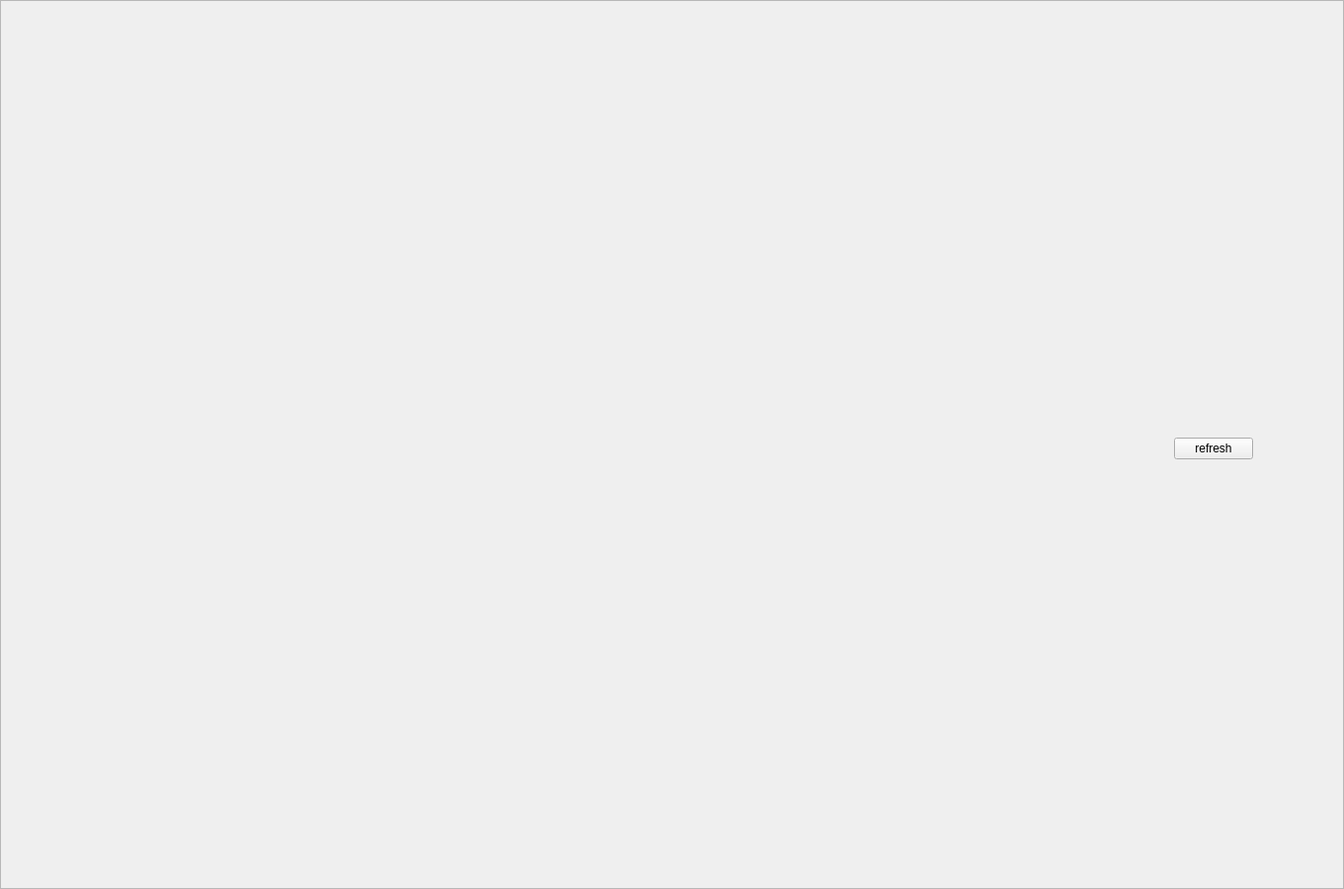
<?xml version="1.0" encoding="UTF-8"?>
<ui version="4.0">
 <class>DisplayStatus</class>
 <widget class="QWidget" name="DisplayStatus">
  <property name="geometry">
   <rect>
    <x>0</x>
    <y>0</y>
    <width>1360</width>
    <height>900</height>
   </rect>
  </property>
  <property name="sizePolicy">
   <sizepolicy hsizetype="Expanding" vsizetype="Expanding">
    <horstretch>0</horstretch>
    <verstretch>0</verstretch>
   </sizepolicy>
  </property>
  <property name="contextMenuPolicy">
   <enum>Qt::NoContextMenu</enum>
  </property>
  <property name="windowTitle">
   <string>节点状态展示</string>
  </property>
  <property name="layoutDirection">
   <enum>Qt::LeftToRight</enum>
  </property>
  <widget class="QScrollArea" name="scrollArea">
   <property name="geometry">
    <rect>
     <x>0</x>
     <y>0</y>
     <width>1360</width>
     <height>900</height>
    </rect>
   </property>
   <property name="widgetResizable">
    <bool>true</bool>
   </property>
   <widget class="QWidget" name="scrollAreaWidgetContents">
    <property name="geometry">
     <rect>
      <x>0</x>
      <y>0</y>
      <width>1358</width>
      <height>898</height>
     </rect>
    </property>
    <property name="sizePolicy">
     <sizepolicy hsizetype="Expanding" vsizetype="Expanding">
      <horstretch>0</horstretch>
      <verstretch>0</verstretch>
     </sizepolicy>
    </property>
    <layout class="QVBoxLayout" name="verticalLayout">
     <property name="spacing">
      <number>10</number>
     </property>
     <property name="topMargin">
      <number>20</number>
     </property>
     <item>
      <layout class="QHBoxLayout" name="horizontalLayout">
       <property name="spacing">
        <number>20</number>
       </property>
       <property name="leftMargin">
        <number>0</number>
       </property>
       <property name="rightMargin">
        <number>80</number>
       </property>
       <item>
        <spacer name="horizontalSpacer">
         <property name="orientation">
          <enum>Qt::Horizontal</enum>
         </property>
         <property name="sizeHint" stdset="0">
          <size>
           <width>50</width>
           <height>20</height>
          </size>
         </property>
        </spacer>
       </item>
       <item>
        <widget class="QPushButton" name="refresh">
         <property name="sizePolicy">
          <sizepolicy hsizetype="Minimum" vsizetype="Fixed">
           <horstretch>0</horstretch>
           <verstretch>0</verstretch>
          </sizepolicy>
         </property>
         <property name="maximumSize">
          <size>
           <width>200</width>
           <height>16777215</height>
          </size>
         </property>
         <property name="text">
          <string>refresh</string>
         </property>
        </widget>
       </item>
      </layout>
     </item>
    </layout>
   </widget>
  </widget>
 </widget>
 <layoutdefault spacing="6" margin="11"/>
 <resources/>
 <connections/>
</ui>
